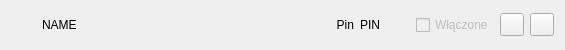
<?xml version="1.0" encoding="UTF-8"?>
<ui version="4.0">
 <class>DeviceWidget</class>
 <widget class="QWidget" name="DeviceWidget">
  <property name="geometry">
   <rect>
    <x>0</x>
    <y>0</y>
    <width>565</width>
    <height>50</height>
   </rect>
  </property>
  <property name="windowTitle">
   <string>Form</string>
  </property>
  <layout class="QHBoxLayout" name="horizontalLayout">
   <item>
    <widget class="QLabel" name="Icon">
     <property name="minimumSize">
      <size>
       <width>25</width>
       <height>25</height>
      </size>
     </property>
     <property name="maximumSize">
      <size>
       <width>25</width>
       <height>25</height>
      </size>
     </property>
     <property name="pixmap">
      <pixmap resource="../common.qrc">:/icons/icon_device</pixmap>
     </property>
     <property name="scaledContents">
      <bool>true</bool>
     </property>
    </widget>
   </item>
   <item>
    <widget class="QLabel" name="Name">
     <property name="sizePolicy">
      <sizepolicy hsizetype="Expanding" vsizetype="Preferred">
       <horstretch>0</horstretch>
       <verstretch>0</verstretch>
      </sizepolicy>
     </property>
     <property name="text">
      <string>NAME</string>
     </property>
    </widget>
   </item>
   <item>
    <widget class="QLabel" name="labelPin">
     <property name="text">
      <string>Pin</string>
     </property>
     <property name="alignment">
      <set>Qt::AlignRight|Qt::AlignTrailing|Qt::AlignVCenter</set>
     </property>
    </widget>
   </item>
   <item>
    <widget class="QLabel" name="Pin">
     <property name="minimumSize">
      <size>
       <width>50</width>
       <height>0</height>
      </size>
     </property>
     <property name="text">
      <string>PIN</string>
     </property>
    </widget>
   </item>
   <item>
    <widget class="QCheckBox" name="Enabled">
     <property name="enabled">
      <bool>false</bool>
     </property>
     <property name="text">
      <string>Włączone</string>
     </property>
    </widget>
   </item>
   <item>
    <widget class="QToolButton" name="Options">
     <property name="icon">
      <iconset resource="../common.qrc">
       <normaloff>:/icons/icon_options</normaloff>:/icons/icon_options</iconset>
     </property>
    </widget>
   </item>
   <item>
    <widget class="QToolButton" name="Delete">
     <property name="icon">
      <iconset theme="list-remove">
       <normaloff>interface</normaloff>interface</iconset>
     </property>
    </widget>
   </item>
  </layout>
 </widget>
 <resources>
  <include location="../common.qrc"/>
 </resources>
 <connections>
  <connection>
   <sender>Options</sender>
   <signal>clicked()</signal>
   <receiver>DeviceWidget</receiver>
   <slot>onOptionsClick()</slot>
   <hints>
    <hint type="sourcelabel">
     <x>505</x>
     <y>28</y>
    </hint>
    <hint type="destinationlabel">
     <x>505</x>
     <y>201</y>
    </hint>
   </hints>
  </connection>
  <connection>
   <sender>Delete</sender>
   <signal>clicked()</signal>
   <receiver>DeviceWidget</receiver>
   <slot>onDeleteClick()</slot>
   <hints>
    <hint type="sourcelabel">
     <x>539</x>
     <y>25</y>
    </hint>
    <hint type="destinationlabel">
     <x>546</x>
     <y>172</y>
    </hint>
   </hints>
  </connection>
  <connection>
   <sender>Enabled</sender>
   <signal>clicked(bool)</signal>
   <receiver>DeviceWidget</receiver>
   <slot>onActiveSwitch(bool)</slot>
   <hints>
    <hint type="sourcelabel">
     <x>457</x>
     <y>32</y>
    </hint>
    <hint type="destinationlabel">
     <x>463</x>
     <y>110</y>
    </hint>
   </hints>
  </connection>
 </connections>
 <slots>
  <slot>onOptionsClick()</slot>
  <slot>onDeleteClick()</slot>
  <slot>onActiveSwitch(bool)</slot>
 </slots>
</ui>
